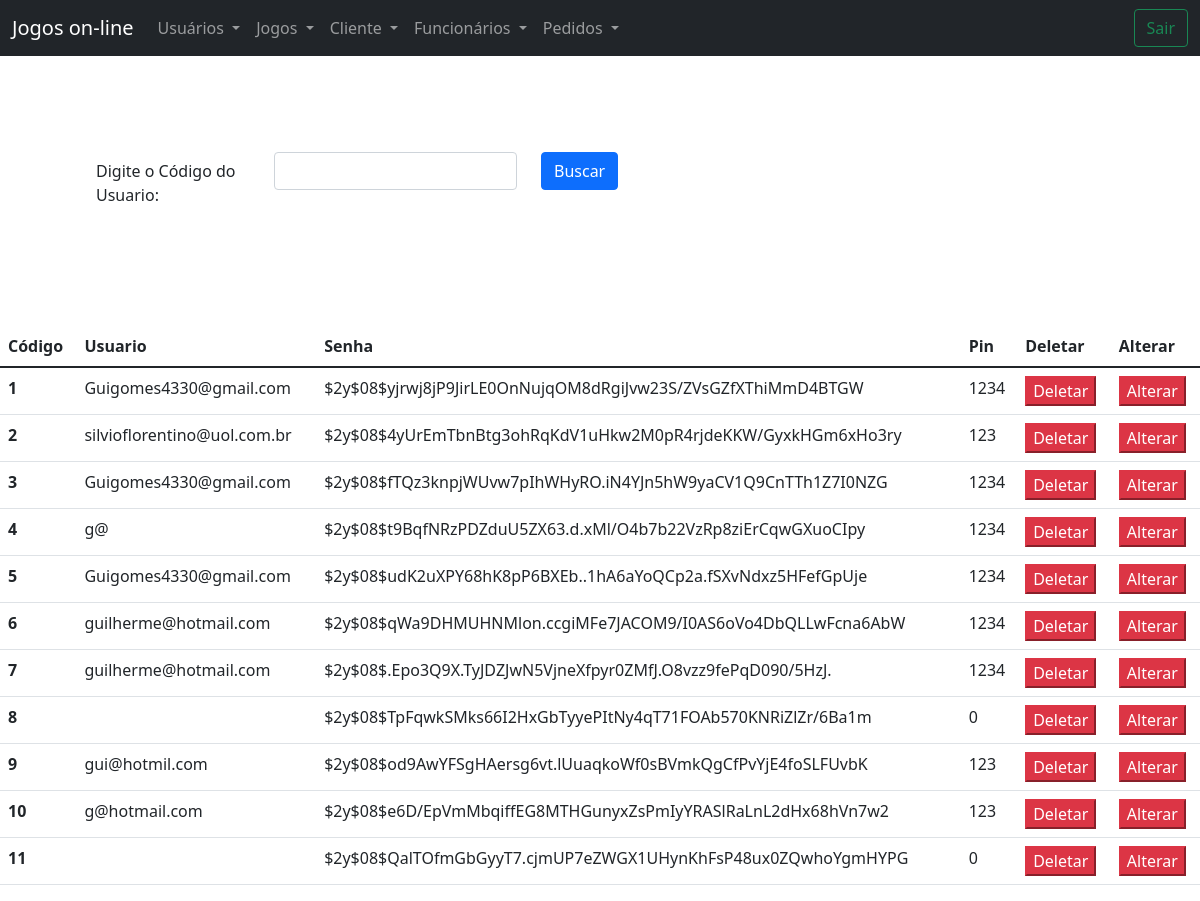
The page /views/listaTudoUsuarioCod.php (signed in) on the database its author committed.
### tables this page shows
CREATE TABLE `tbusuarios` (
  `codUsu` int(4) NOT NULL,
  `emailUsu` varchar(60) NOT NULL,
  `senhaUsu` varchar(60) NOT NULL,
  `pinUsu` int(4) NOT NULL
);

### models/bancoUsuario.php (called while the page is built, shortened)
<?php
function listaTudoUsuario($conexao)
{
    $query = "Select * From tbusuarios";
    $resultados = mysqli_query($conexao, $query);
    return $resultados;
}

### views/listaTudoUsuarioCod.php (the view, shortened to what this page needs)
<?php
include_once("header.php");
include_once("../models/conexao.php");
include_once("../models/bancoUsuario.php");
?>
<div class="container m-5 p-5">
    <form action="listaTudoUsuarioCod.php" method="GET">
        <div class="row mb-3">
            <label for="inputCodigo" class="col-sm-2 col-form-label">Digite o Código do Usuario: </label>
            <div class="col-sm-3">
                <input type="number" required name="CodUsu"class="form-control" id="inputCodigo">
            </div>
            <div class="col-sm-3">
                <button type="submit" class="btn btn-primary">Buscar</button>
            </div>
        </div>
    </form>
</div>
<table class="table">
    <thead>
        <tr>
            <th scope="col">Código</th>
            <th scope="col">Usuario</th>
            <th scope="col">Senha</th>
            <th scope="col">Pin</th>
            <th scope="col">Deletar</th>
            <th scope="col">Alterar</th>
        </tr>
    </thead>
    <?php
$usuarios = listaTudoUsuario($conexao);
foreach($usuarios as $usuario):
?>
  <tr>
      <th scope="row"><?=$usuario['codUsu']?></th>
      <td><?=$usuario['emailUsu']?></td>
      <td><?=$usuario['senhaUsu']?></td>
      <td><?=$usuario['pinUsu']?></td>
      <td>
        <form action="../controllers/deletarUsuario.php" method="Post">
          <button type="submit" class="btn-small btn-danger"> Deletar </button>
        </form>
      </td>
      <td>
        <form action="formAlterarUsuario.php" method="Post">
          <button type="submit" class="btn-small btn-danger"> Alterar</button>
        </form>
      </td>
    </tr>
<?php
endforeach;
?>
</table>
<?php
include_once("footer.php");
?>

### rows shown on the page
tbusuarios: codUsu "1", emailUsu "Guigomes4330@gmail.com", senhaUsu "$2y$08$yjrwj8jP9JirLE0OnNujqOM8dRgiJvw23S/ZVsGZfXThiMmD4BTGW", pinUsu "1234"
tbusuarios: codUsu "2", emailUsu "silvioflorentino@uol.com.br", senhaUsu "$2y$08$4yUrEmTbnBtg3ohRqKdV1uHkw2M0pR4rjdeKKW/GyxkHGm6xHo3ry", pinUsu "123"
tbusuarios: codUsu "3", emailUsu "Guigomes4330@gmail.com", senhaUsu "$2y$08$fTQz3knpjWUvw7pIhWHyRO.iN4YJn5hW9yaCV1Q9CnTTh1Z7I0NZG", pinUsu "1234"
tbusuarios: codUsu "4", emailUsu "g@", senhaUsu "$2y$08$t9BqfNRzPDZduU5ZX63.d.xMl/O4b7b22VzRp8ziErCqwGXuoCIpy", pinUsu "1234"
tbusuarios: codUsu "5", emailUsu "Guigomes4330@gmail.com", senhaUsu "$2y$08$udK2uXPY68hK8pP6BXEb..1hA6aYoQCp2a.fSXvNdxz5HFefGpUje", pinUsu "1234"
tbusuarios: codUsu "6", emailUsu "guilherme@hotmail.com", senhaUsu "$2y$08$qWa9DHMUHNMlon.ccgiMFe7JACOM9/I0AS6oVo4DbQLLwFcna6AbW", pinUsu "1234"
tbusuarios: codUsu "7", emailUsu "guilherme@hotmail.com", senhaUsu "$2y$08$.Epo3Q9X.TyJDZJwN5VjneXfpyr0ZMfJ.O8vzz9fePqD090/5HzJ.", pinUsu "1234"
tbusuarios: codUsu "8", senhaUsu "$2y$08$TpFqwkSMks66I2HxGbTyyePItNy4qT71FOAb570KNRiZlZr/6Ba1m", pinUsu "0"
tbusuarios: codUsu "9", emailUsu "gui@hotmil.com", senhaUsu "$2y$08$od9AwYFSgHAersg6vt.lUuaqkoWf0sBVmkQgCfPvYjE4foSLFUvbK", pinUsu "123"
tbusuarios: codUsu "10", emailUsu "g@hotmail.com", senhaUsu "$2y$08$e6D/EpVmMbqiffEG8MTHGunyxZsPmIyYRASlRaLnL2dHx68hVn7w2", pinUsu "123"
tbusuarios: codUsu "11", senhaUsu "$2y$08$QalTOfmGbGyyT7.cjmUP7eZWGX1UHynKhFsP48ux0ZQwhoYgmHYPG", pinUsu "0"
